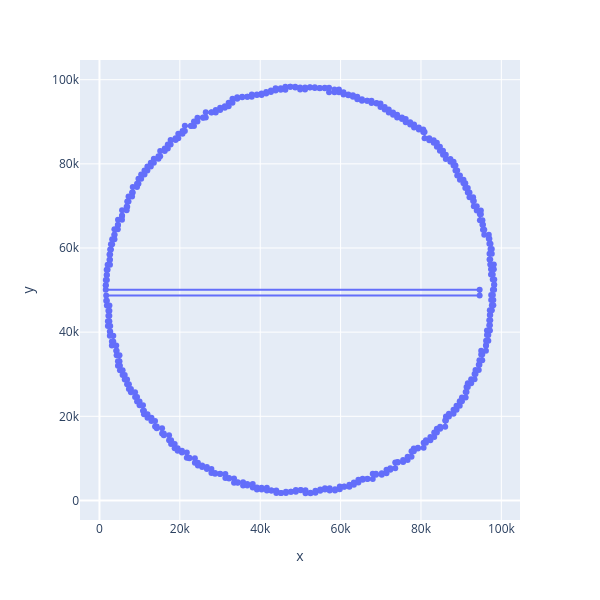

Source (notebook cell):
### Code cell
import plotly.express as px
xplot = [x[0] for x in positions] 
yplot = [x[1] for x in positions] 
fig = px.line(x=xplot, y=yplot, markers=True)
# fig.add_traces(px.line(x=[t[0] for t in biggest_rectangle], 
                    #    y=[t[1] for t in biggest_rectangle], markers=True, color_discrete_sequence=['red']).data)
fig.update_layout(width=600, height=600)
fig.show()

### Figure 1 — Plotly figure (JSON) as saved in the notebook; plotly's stock layout.template omitted (floating-point values rounded to 4 significant figures; data arrays with more than 128 entries replaced by an {"elided": "..."} marker saying what was removed)
{"data": [{"hovertemplate": "x=%{x}<br>y=%{y}<extra></extra>", "legendgroup": "", "line": {"color": "#636efa", "dash": "solid"}, "marker": {"symbol": "circle"}, "mode": "lines+markers", "name": "", "orientation": "v", "showlegend": false, "type": "scatter", "x": {"elided": "496 int values"}, "xaxis": "x", "y": {"elided": "496 int values"}, "yaxis": "y"}], "layout": {"height": 600, "legend": {"tracegroupgap": 0}, "margin": {"t": 60}, "width": 600, "xaxis": {"anchor": "y", "domain": [0, 1], "title": {"text": "x"}}, "yaxis": {"anchor": "x", "domain": [0, 1], "title": {"text": "y"}}}}
